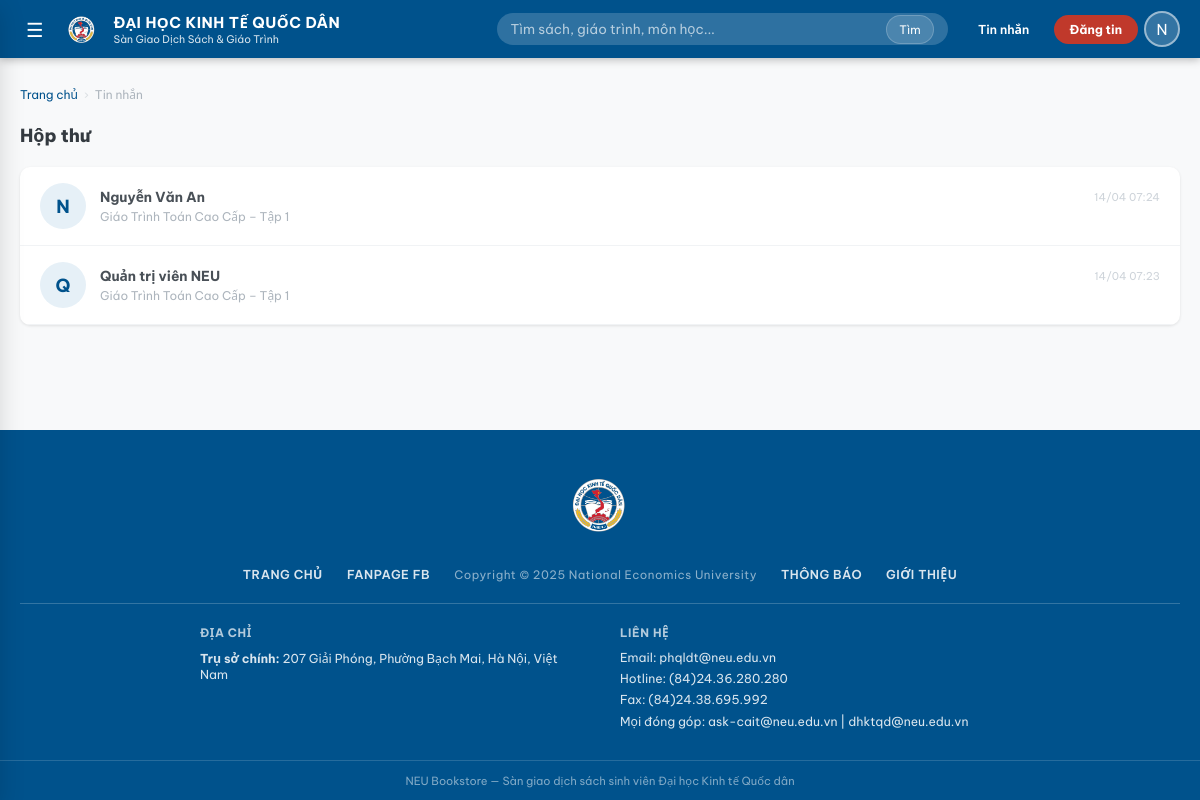
Before: /messages (signed in) with the older database file.
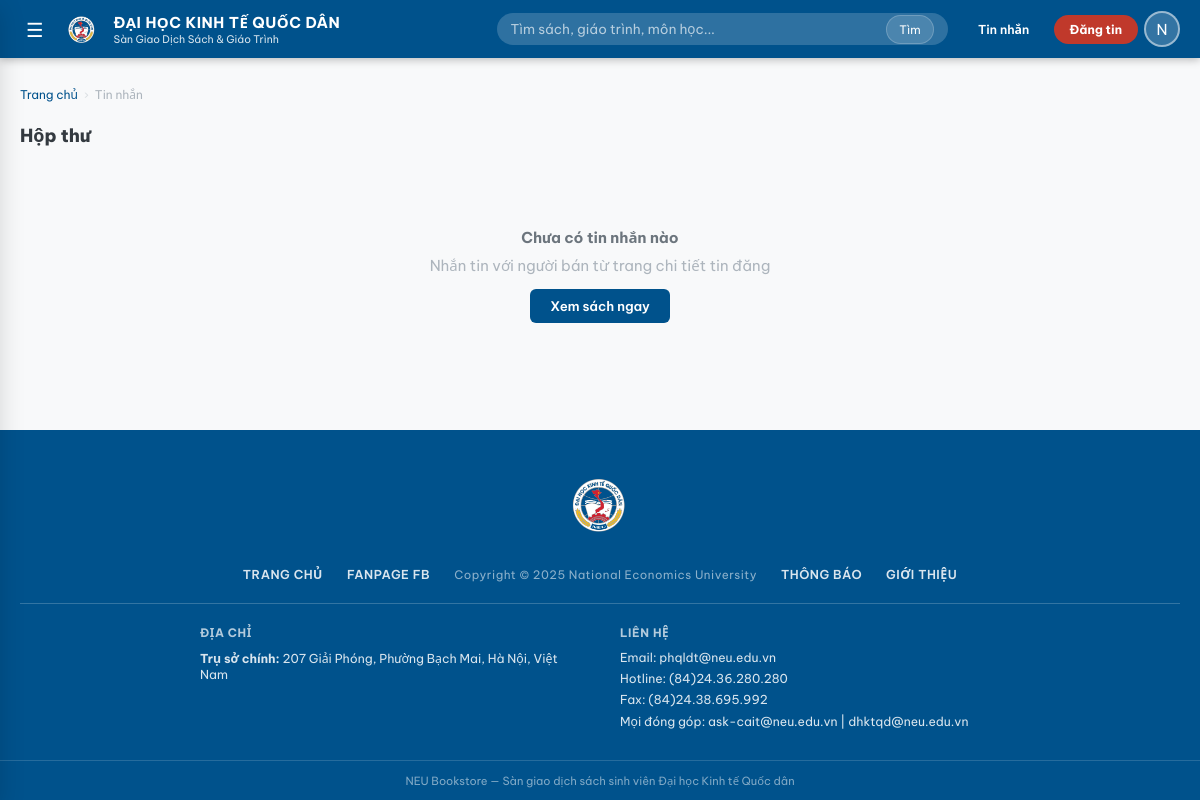
After: the same page with the newer database file.
### tables this page shows
CREATE TABLE "listings" (
            id              INTEGER PRIMARY KEY AUTOINCREMENT,
            book_id         INTEGER REFERENCES books(id) ON DELETE CASCADE,
            seller_id       INTEGER REFERENCES users(id) ON DELETE CASCADE,
            listing_type    TEXT NOT NULL CHECK(listing_type IN ('sell','exchange','free')),
            price           REAL DEFAULT 0,
            condition       TEXT NOT NULL
                            CHECK(condition IN ('new','like_new','good','fair','poor')),
            notes           TEXT,
            status          TEXT DEFAULT 'active'
                            CHECK(status IN ('pending','active','rejected','sold','reserved','closed')),
            exchange_for    TEXT,
            moderated_by    INTEGER REFERENCES users(id) ON DELETE SET NULL,
            moderated_at    TIMESTAMP,
            moderation_note TEXT,
            views           INTEGER DEFAULT 0,
            created_at      TIMESTAMP DEFAULT CURRENT_TIMESTAMP,
            updated_at      TIMESTAMP DEFAULT CURRENT_TIMESTAMP
        );

### app.py (the view)
@app.route("/messages")
@login_required
def messages():
    conn = get_db_connection()
    uid = session["user_id"]
    convos = conn.execute("""
        SELECT
            CASE WHEN m.sender_id=? THEN m.receiver_id ELSE m.sender_id END other_id,
            u.full_name other_name, u.username other_username,
            l.id listing_id, b.title book_title,
            MAX(m.created_at) last_time,
            SUM(CASE WHEN m.receiver_id=? AND m.is_read=0 THEN 1 ELSE 0 END) unread
        FROM messages m
        JOIN users    u ON u.id=(CASE WHEN m.sender_id=? THEN m.receiver_id ELSE m.sender_id END)
        JOIN listings l ON l.id=m.listing_id
        JOIN books    b ON b.id=l.book_id
        WHERE m.sender_id=? OR m.receiver_id=?
        GROUP BY other_id, m.listing_id
        ORDER BY last_time DESC
    """, (uid,) * 5).fetchall()
    conn.close()
    return render_template("messages.html", convos=convos)

### app.py (called while the page is built)
def format_local_timestamp(value, fmt="%H:%M"):
    if not value:
        return ""
    try:
        dt = datetime.strptime(value, "%Y-%m-%d %H:%M:%S") + timedelta(hours=7)
        return dt.strftime(fmt)
    except ValueError:
        return value

def login_required(f):
    @wraps(f)
    def decorated(*args, **kwargs):
        if "user_id" not in session:
            flash("Vui lòng đăng nhập để tiếp tục.", "warning")
            return redirect(url_for("login"))
        return f(*args, **kwargs)
    return decorated

def get_current_user():
    if "user_id" not in session:
        return None
    conn = get_db_connection()
    user = conn.execute("SELECT * FROM users WHERE id=?", (session["user_id"],)).fetchone()
    conn.close()
    return user

### database.py (called while the page is built)
def get_db_connection() -> sqlite3.Connection:
    conn = sqlite3.connect(DATABASE)
    conn.row_factory = sqlite3.Row
    conn.execute("PRAGMA foreign_keys = ON")
    return conn

### templates/messages.html (shortened to what this page needs)
{% extends "base.html" %}
{% block content %}
<div class="container">
  <div class="breadcrumb">
    <a href="{{ url_for('home') }}">Trang chủ</a>
    <span class="breadcrumb-sep">›</span>
    <span>Tin nhắn</span>
  </div>
  <div style="display:flex;align-items:center;justify-content:space-between;margin-bottom:20px">
    <h1 style="font-size:1.2rem;font-weight:800">Hộp thư</h1>
  </div>
  {% if convos %}
    <div style="background:var(--white);border-radius:var(--radius-md);
                box-shadow:var(--shadow-sm);overflow:hidden">
      {% for c in convos %}
        <a href="{{ url_for('chat', lid=c.listing_id, oid=c.other_id) }}"
           style="display:flex;align-items:center;gap:14px;
                  padding:16px 20px;border-bottom:1px solid var(--gray-100);
                  transition:background var(--transition);"
           onmouseover="this.style.background='var(--neu-blue-light)'"
           onmouseout="this.style.background=''">
          <div style="width:46px;height:46px;border-radius:50%;
                      background:var(--neu-blue-light);flex-shrink:0;
                      display:flex;align-items:center;justify-content:center;
                      font-size:1.2rem;font-weight:700;color:var(--neu-blue)">
            {{ c.other_name[0] if c.other_name else '?' }}
          </div>
          <div style="flex:1;min-width:0">
            <div style="display:flex;align-items:center;justify-content:space-between;gap:8px">
              <span style="font-weight:700;font-size:.92rem;
                           {{ 'color:var(--gray-900)' if c.unread else 'color:var(--gray-700)' }}">
                {{ c.other_name or c.other_username }}
              </span>
              <span style="font-size:.72rem;color:var(--gray-400);flex-shrink:0">
                {{ format_local_timestamp(c.last_time, '%d/%m %H:%M') if c.last_time else '' }}
              </span>
            </div>
            <div style="font-size:.8rem;color:var(--gray-500);
                        white-space:nowrap;overflow:hidden;text-overflow:ellipsis;
                        margin-top:2px">
              {{ c.book_title }}
            </div>
          </div>
        </a>
      {% endfor %}
    </div>
  {% else %}
    <div class="empty-state">
      <h3>Chưa có tin nhắn nào</h3>
      <p>Nhắn tin với người bán từ trang chi tiết tin đăng</p>
      <a href="{{ url_for('listings') }}" class="btn btn-primary empty-state-action">Xem sách ngay</a>
    </div>
  {% endif %}
</div>
{% endblock %}

Changed rows visible on the page:
removed listings: other_name "N", other_name "Nguyễn Văn An", last_time "14/04 07:24", book_title "Giáo Trình Toán Cao Cấp – Tập 1", other_name "Q", other_name "Quản trị viên NEU", last_time "14/04 07:23"
Other visible differences:
text now shown: "Chưa có tin nhắn nào Nhắn tin với người bán từ trang chi tiết tin đăng Xem sách ngay"
